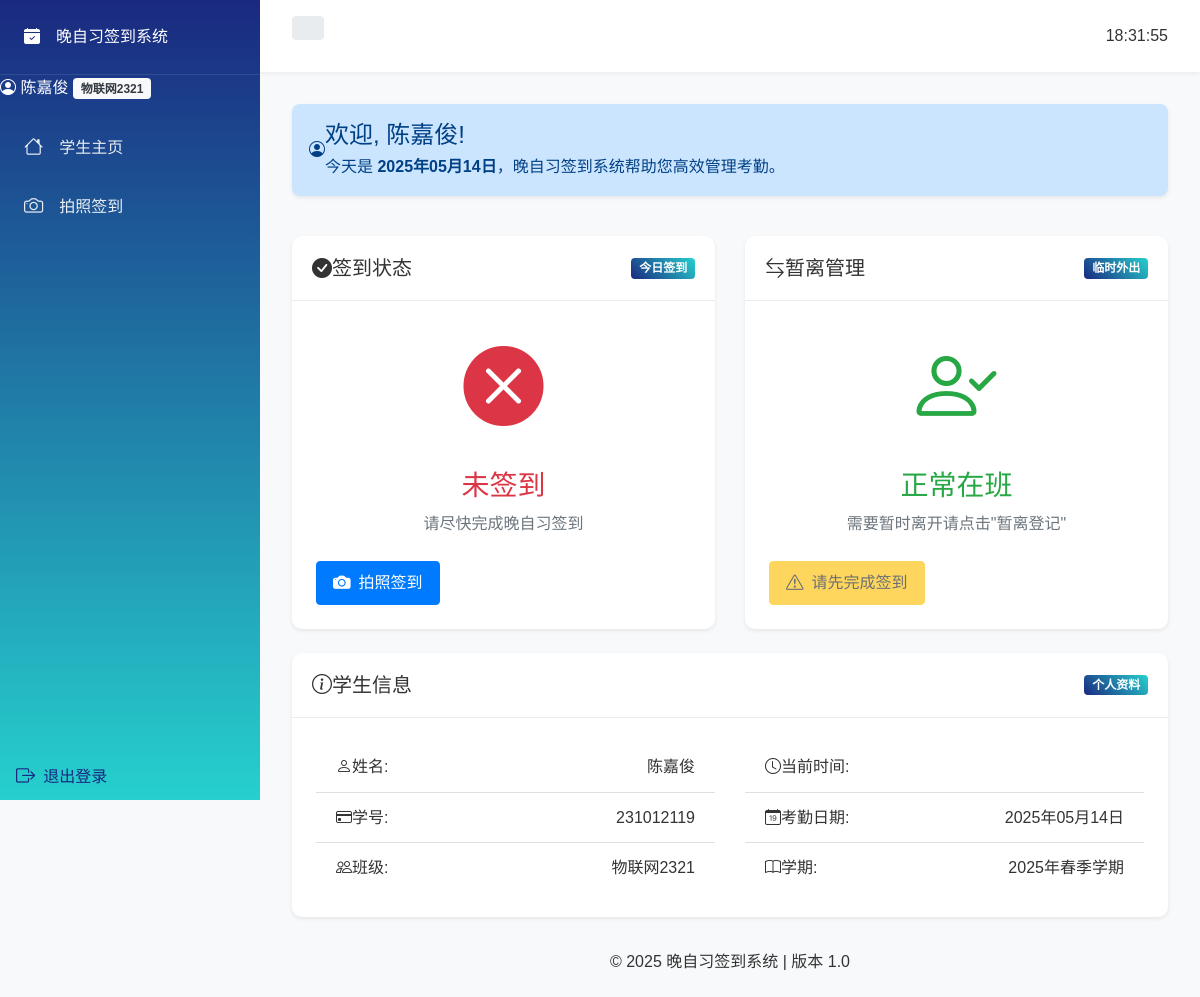
Screenshot of /student (signed in) with the database file from the repository.
### models.py (models this page shows, shortened)
class User(db.Model, UserMixin):
    __tablename__ = 'users'
    id = db.Column(db.Integer, primary_key=True)
    username = db.Column(db.String(64), unique=True, nullable=False)  # 用户名/学号
    password_hash = db.Column(db.String(128), nullable=True)  # 修改为可为空
    name = db.Column(db.String(64))
    class_name = db.Column(db.String(64))
    classroom_location = db.Column(db.String(64))
    role = db.Column(db.String(32), default='student')  # student, teacher
    classroom_id = db.Column(db.Integer, db.ForeignKey('classroom_admins.id'))
    attendance_records = db.relationship('AttendanceRecord', backref='student', lazy=True)
    leave_records = db.relationship('LeaveRecord', backref='student', lazy=True,
                                   primaryjoin="User.id == LeaveRecord.student_id")

### app.py (the view)
@app.route('/student')
@login_required
def student_dashboard():
    if not isinstance(current_user, User) or current_user.role != 'student':
        flash('无权访问学生页面', 'danger')
        logger.warning(f"非学生用户尝试访问学生页面: {current_user}")
        return redirect(url_for('index'))
    today = datetime.now().date()
    attendance = AttendanceRecord.query.filter_by(
        student_id=current_user.id,
        date=today
    ).first()
    return render_template('student_dashboard.html', attendance=attendance)

### templates/student_dashboard.html (shortened to what this page needs)
{% extends 'base.html' %}
{% block content %}
<div class="row fade-in">
    <div class="col-md-12 mb-4">
        <div class="alert alert-primary shadow-sm">
            <div class="d-flex align-items-center">
                <div class="fs-1 me-3"><i class="bi bi-person-circle"></i></div>
                <div>
                    <h4 class="alert-heading mb-1">欢迎, {{ current_user.name }}!</h4>
                    <p class="mb-0">今天是 <strong>{{ now.strftime('%Y年%m月%d日') }}</strong>，晚自习签到系统帮助您高效管理考勤。</p>
                </div>
            </div>
        </div>
    </div>
    <div class="col-md-6 mb-4">
        <div class="card h-100 shadow-sm">
            <div class="card-header d-flex justify-content-between align-items-center">
                <h5 class="mb-0"><i class="bi bi-check-circle-fill me-2"></i>签到状态</h5>
                <span class="badge badge-primary">今日签到</span>
            </div>
            <div class="card-body">
                <div class="text-center mb-4">
                    <div class="status-indicator">
                        {% if attendance and attendance.sign_in_time %}
                            <i class="bi bi-check-circle-fill text-success" style="font-size: 5rem;"></i>
                            <h3 class="mt-3 text-success">已签到</h3>
                            <p class="text-muted">
                                签到时间: {{ attendance.sign_in_time.strftime('%H:%M:%S') }}
                            </p>
                        {% else %}
                            <i class="bi bi-x-circle-fill text-danger" style="font-size: 5rem;"></i>
                            <h3 class="mt-3 text-danger">未签到</h3>
                            <p class="text-muted">
                                请尽快完成晚自习签到
                            </p>
                        {% endif %}
                    </div>
                </div>
                <div class="d-grid gap-2">
                    {% if not attendance or not attendance.sign_in_time %}
                        <a href="{{ url_for('camera', action='sign_in') }}" class="btn btn-primary">
                            <i class="bi bi-camera-fill me-2"></i> 拍照签到
                        </a>
                    {% else %}
                        <button class="btn btn-success" disabled>
                            <i class="bi bi-check2-circle me-2"></i> 已完成签到
                        </button>
                    {% endif %}
                </div>
            </div>
        </div>
    </div>
    <div class="col-md-6 mb-4">
        <div class="card h-100 shadow-sm">
            <div class="card-header d-flex justify-content-between align-items-center">
                <h5 class="mb-0"><i class="bi bi-arrow-left-right me-2"></i>暂离管理</h5>
                <span class="badge badge-primary">临时外出</span>
            </div>
            <div class="card-body">
                <div class="text-center mb-4">
                    <div class="status-indicator">
                        {% if attendance and attendance.id %}
                            {% set active_leave = get_active_leave_record(current_user.id, attendance.id) %}
                            {% if active_leave %}
                                <i class="bi bi-hourglass-split text-warning" style="font-size: 5rem;"></i>
                                <h3 class="mt-3 text-warning">暂离中</h3>
                                <p class="text-muted">
                                    暂离时间: {{ active_leave.leave_time.strftime('%H:%M:%S') }}
                                </p>
                            {% else %}
                                {% set latest_leave = get_latest_leave_record(current_user.id, attendance.id) %}
                                {% if latest_leave and latest_leave.return_time %}
                                    <i class="bi bi-arrow-return-left text-info" style="font-size: 5rem;"></i>
                                    <h3 class="mt-3 text-info">已返回</h3>
                                    <p class="text-muted">
                                        返回时间: {{ latest_leave.return_time.strftime('%H:%M:%S') }}
                                    </p>
                                {% else %}
                                    <i class="bi bi-person-check text-success" style="font-size: 5rem;"></i>
                                    <h3 class="mt-3 text-success">正常在班</h3>
                                    <p class="text-muted">
                                        需要暂时离开请点击"暂离登记"
                                    </p>
                                {% endif %}
                            {% endif %}
                        {% else %}
                            <i class="bi bi-person-check text-success" style="font-size: 5rem;"></i>
                            <h3 class="mt-3 text-success">正常在班</h3>
                            <p class="text-muted">
                                需要暂时离开请点击"暂离登记"
                            </p>
                        {% endif %}
                    </div>
                </div>
                <div class="d-grid gap-2">
                    {% if not attendance or not attendance.sign_in_time %}
                        <button class="btn btn-warning" disabled>
                            <i class="bi bi-exclamation-triangle me-2"></i> 请先完成签到
                        </button>
                    {% elif attendance and attendance.leave_time and not attendance.return_time %}
                        <button class="btn btn-info" id="returnBtn">
                            <i class="bi bi-arrow-return-left me-2"></i> 返回登记
                        </button>
                    {% elif not attendance.leave_time or attendance.return_time %}
                        <button class="btn btn-warning" id="leaveBtn">
                            <i class="bi bi-box-arrow-right me-2"></i> 暂离登记
                        </button>
                    {% endif %}
                </div>
            </div>
        </div>
    </div>
</div>
<div class="row fade-in" style="animation-delay: 0.1s;">
    <div class="col-md-12">
        <div class="card shadow-sm">
            <div class="card-header d-flex justify-content-between align-items-center">
                <h5 class="mb-0"><i class="bi bi-info-circle me-2"></i>学生信息</h5>
                <span class="badge badge-primary">个人资料</span>
            </div>
            <div class="card-body">
                <div class="row">
                    <div class="col-md-6">
                        <ul class="list-group list-group-flush">
                            <li class="list-group-item d-flex justify-content-between">
                                <span><i class="bi bi-person me-2"></i>姓名:</span>
                                <span class="fw-bold">{{ current_user.name }}</span>
                            </li>
                            <li class="list-group-item d-flex justify-content-between">
                                <span><i class="bi bi-credit-card me-2"></i>学号:</span>
                                <span class="fw-bold">{{ current_user.username }}</span>
                            </li>
                            <li class="list-group-item d-flex justify-content-between">
                                <span><i class="bi bi-people me-2"></i>班级:</span>
                                <span class="fw-bold">{{ current_user.class_name }}</span>
                            </li>
                        </ul>
                    </div>
                    <div class="col-md-6">
                        <ul class="list-group list-group-flush">
                            <li class="list-group-item d-flex justify-content-between">
                                <span><i class="bi bi-clock me-2"></i>当前时间:</span>
                            </li>
                            <li class="list-group-item d-flex justify-content-between">
                                <span><i class="bi bi-calendar-date me-2"></i>考勤日期:</span>
                                <span class="fw-bold">{{ now.strftime('%Y年%m月%d日') }}</span>
                            </li>
                            <li class="list-group-item d-flex justify-content-between">
                                <span><i class="bi bi-book me-2"></i>学期:</span>
                                <span class="fw-bold">
                                    {{ now.year }}年{% if now.month >= 9 or now.month <= 2 %}秋季{% else %}春季{% endif %}学期
                                </span>
                            </li>
                        </ul>
                    </div>
                </div>
            </div>
        </div>
    </div>
</div>
{% endblock %}

### templates/base.html (shortened to what this page needs)
<!DOCTYPE html>
<html lang="zh-CN">
<head>
    <link href="{{ url_for('static', filename='css/bootstrap.min.css') }}" rel="stylesheet">
    <link rel="stylesheet" href="{{ url_for('static', filename='css/bootstrap-icons.css') }}">
    <link rel="stylesheet" href="{{ url_for('static', filename='css/base.css') }}">
    <link rel="stylesheet" href="{{ url_for('static', filename='css/layout.css') }}">
    <link rel="stylesheet" href="{{ url_for('static', filename='css/components.css') }}">
</head>
<body>
    <div class="app-container">
        <nav class="sidebar">
            <div class="sidebar-header">
                <i class="bi bi-calendar-check-fill"></i>
                <span>晚自习签到系统</span>
            </div>
            <div class="sidebar-user">
                {% if current_user.is_authenticated %}
                    <div class="user-info">
                        <i class="bi bi-person-circle"></i>
                        <span>{{ current_user.name }}</span>
                        {% if current_user.role == 'admin' %}
                            <span class="badge badge-light text-dark">管理员</span>
                        {% elif current_user.role == 'teacher' %}
                            <span class="badge badge-light text-dark">教师</span>
                        {% else %}
                            <span class="badge badge-light text-dark">{{ current_user.class_name }}</span>
                        {% endif %}
                    </div>
                {% endif %}
            </div>
            <ul class="sidebar-nav">
                {% if current_user.is_authenticated %}
                    {% if current_user.role == 'admin' %}
                        <li class="nav-item">
                            <a class="nav-link" href="{{ url_for('admin_accounts') }}">
                                <i class="bi bi-building"></i>
                                <span>教室管理员</span>
                            </a>
                        </li>
                    {% else %}
                        <li class="nav-item">
                            <a class="nav-link" href="{{ url_for('student_dashboard') }}">
                                <i class="bi bi-house"></i>
                                <span>学生主页</span>
                            </a>
                        </li>
                        <li class="nav-item">
                            <a class="nav-link" href="{{ url_for('camera') }}">
                                <i class="bi bi-camera"></i>
                                <span>拍照签到</span>
                            </a>
                        </li>
                    {% endif %}
                {% endif %}
            </ul>
            <div class="sidebar-footer">
                {% if current_user.is_authenticated %}
                    <a href="{{ url_for('logout') }}" class="nav-link">
                        <i class="bi bi-box-arrow-right"></i>
                        <span>退出登录</span>
                    </a>
                {% else %}
                    <a href="{{ url_for('login') }}" class="nav-link">
                        <i class="bi bi-box-arrow-in-right"></i>
                        <span>登录</span>
                    </a>
                {% endif %}
            </div>
        </nav>
        <div class="main-content">
            <header class="top-bar">
                <div class="breadcrumb">
                </div>
                <div class="top-bar-right">
                    <span class="current-time" id="current-time"></span>
                </div>
            </header>
            <div class="content-wrapper">
                {% block content %}{% endblock %}
            </div>
            <footer class="footer">
                <div class="container text-center">
                    <span>© {{ now.year }} 晚自习签到系统 | 版本 1.0</span>
                </div>
            </footer>
        </div>
    </div>
</body>
</html>

### rows the page displays
User: name "陈嘉俊", class_name "物联网2321", username "231012119"

### other values shown
{{ now.strftime('%Y年%m月%d日') }} "2025年05月14日"
{{ now.year }} "2025"
